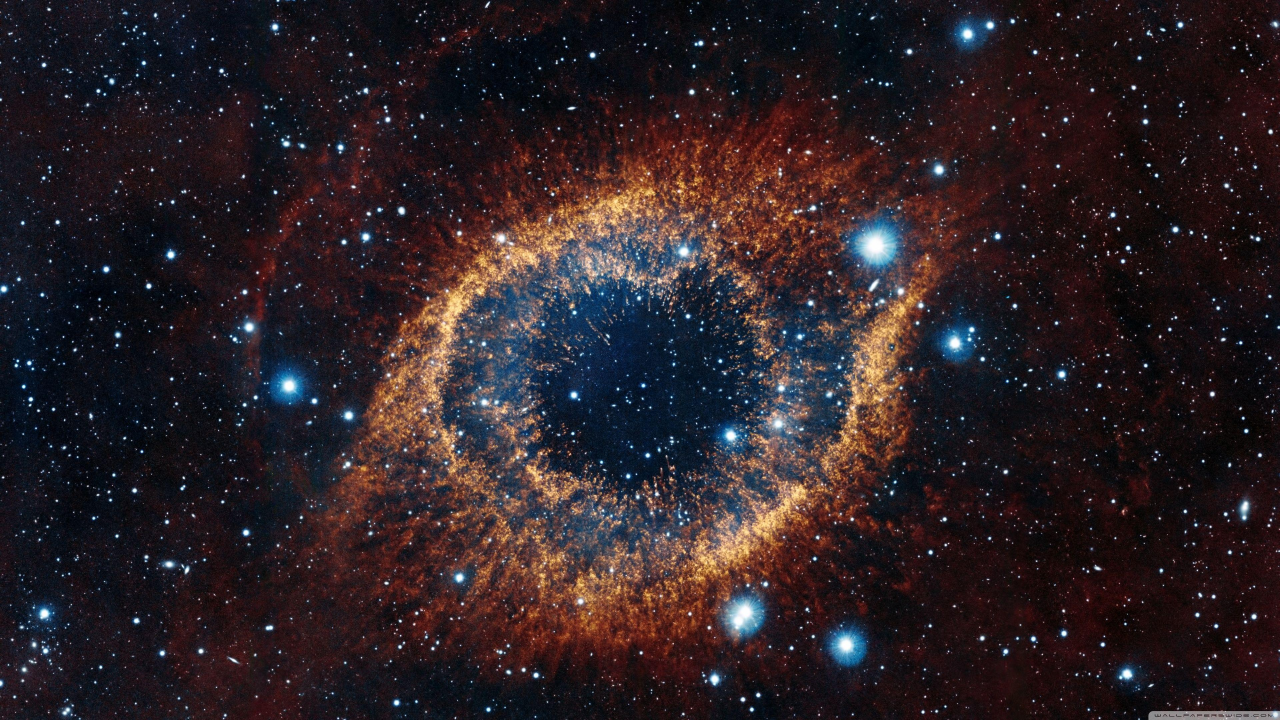
#> input picture Experiment 2/image.jpg, 3840 x 2160 px (shown at 1/3 size)
$ jupyter execute 'program code.ipynb'
#> lines starting #> are read from the running program, lines starting #| are printed output that depends on the picture
[cell 1]
import cv2
import numpy as np
import matplotlib.pyplot as plt

# Read the image
image = cv2.imread('image.jpg', cv2.IMREAD_GRAYSCALE)
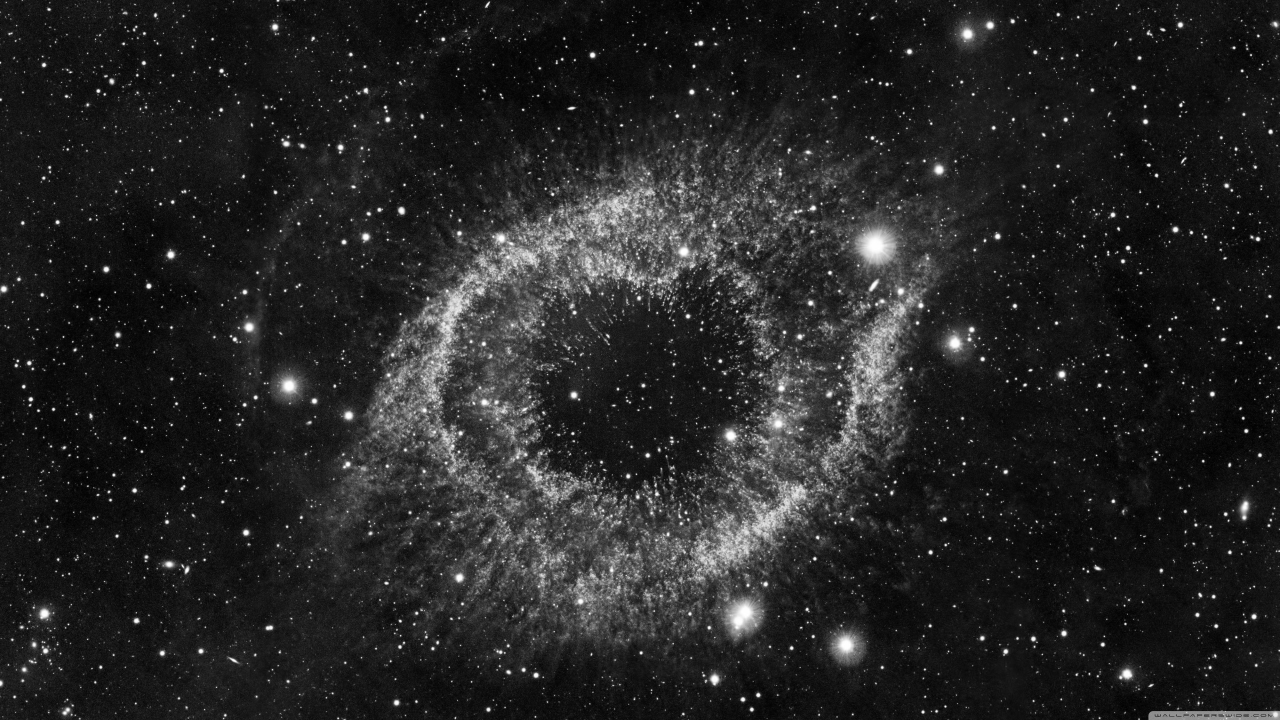
#> image: shape (2160, 3840) (shown at 1/3 size); min 0, max 255, mean 36.8

if image is None:
    raise ValueError("Image not found")

# Function for sampling
def sampling(img, factor):
    return img[::factor, ::factor]

# Function for quantization
def quantization(img, levels):
    img_norm = img / 255.0
    img_quant = np.floor(img_norm * levels) / levels
    return (img_quant * 255).astype(np.uint8)

# Sampling factors and quantization levels
sampling_factors = [1, 2, 4]
quant_levels = [256, 64, 16]

# Display sampling results
plt.figure(figsize=(10, 4))
for i, f in enumerate(sampling_factors):
    sampled_img = sampling(image, f)
    sampled_img = cv2.resize(sampled_img, (image.shape[1], image.shape[0]), interpolation=cv2.INTER_NEAREST)
    plt.subplot(1, 3, i+1)
    plt.imshow(sampled_img, cmap='gray')
    plt.title(f'Sampling Factor = {f}')
    plt.axis('off')
#> this loop made 3 passes
#> pass 3, `sampled_img = sampling(image, f)`:
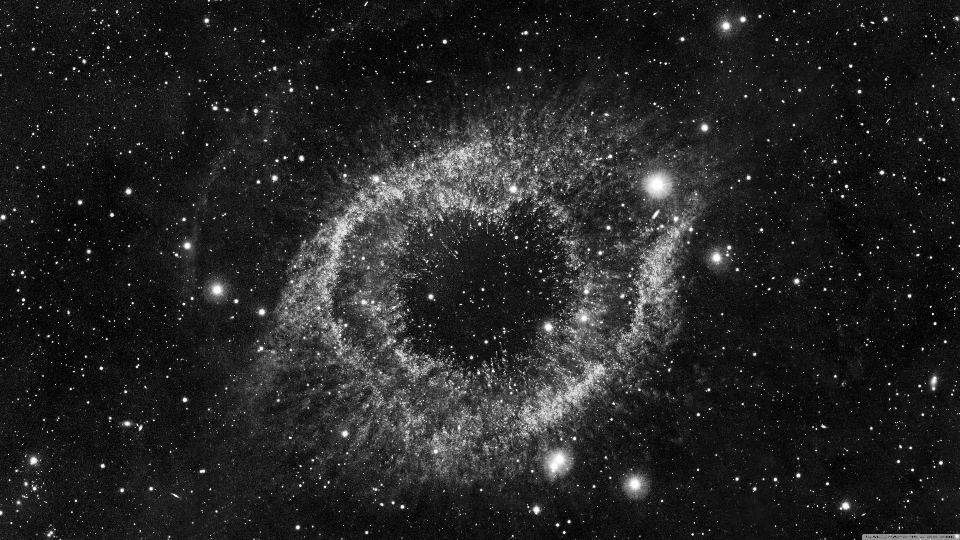
#> sampled_img: shape (540, 960); min 0, max 255, mean 36.8
plt.show()
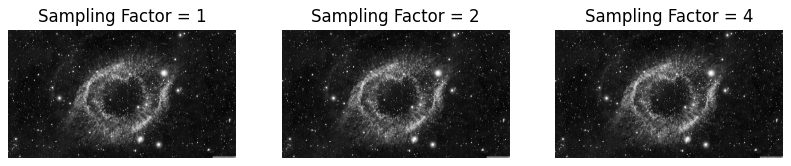
#> figure drawn by matplotlib, 3 panels

# Display quantization results with original image
plt.figure(figsize=(12, 4))
plt.subplot(1, 4, 1)
plt.imshow(image, cmap='gray')
plt.title('Original')
plt.axis('off')

for i, q in enumerate(quant_levels):
    quant_img = quantization(image, q)
    plt.subplot(1, 4, i+2)
    plt.imshow(quant_img, cmap='gray')
    plt.title(f'Levels = {q}')
    plt.axis('off')

plt.show()
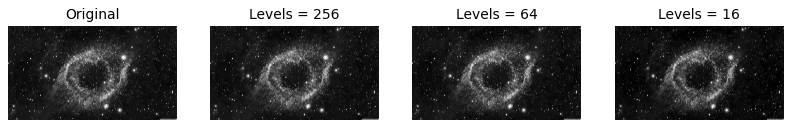
#> figure drawn by matplotlib, 4 panels
